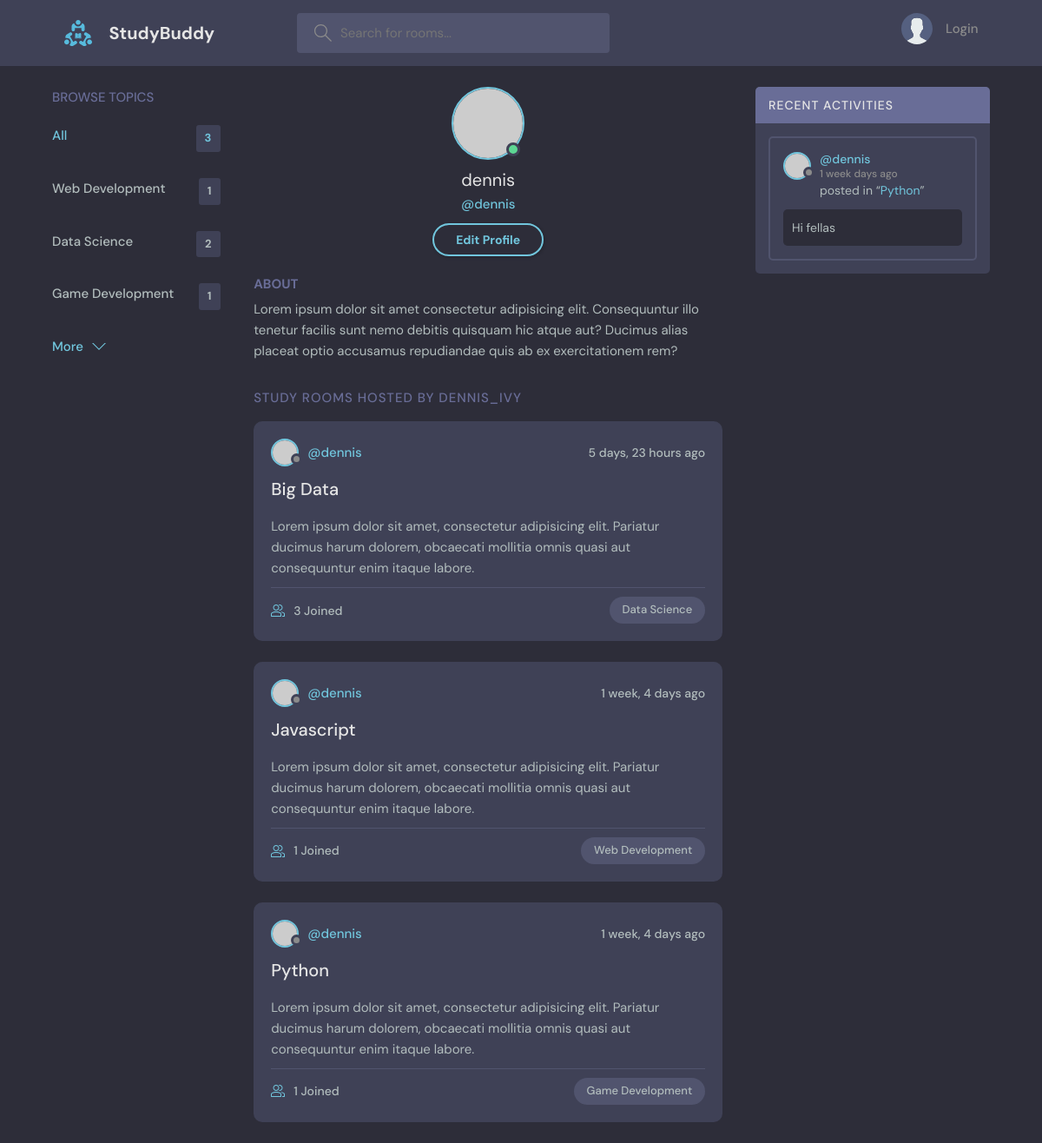
The app's page /profile/2/ with its own data.
### base/models.py (models this page shows, shortened)
class Topic(models.Model):
    name = models.CharField(max_length=200)

class Room(models.Model):
    host = models.ForeignKey(User, on_delete=models.SET_NULL, null=True)
    topic = models.ForeignKey(Topic, on_delete=models.SET_NULL, null=True)
    name = models.CharField(max_length=200)
    description = models.TextField(null=True)
    participants = models.ManyToManyField(User, related_name='participants', blank=True)
    updated = models.DateTimeField(auto_now=True)
    created = models.DateTimeField(auto_now_add=True)
    def __str__(self):
        return self.name
    class Meta:
        ordering = ['-updated', '-created']

class Message(models.Model):
    user = models.ForeignKey(User, on_delete=models.CASCADE)
    room = models.ForeignKey(Room, on_delete=models.CASCADE)
    body = models.TextField()
    updated = models.DateTimeField(auto_now=True)
    created = models.DateTimeField(auto_now_add=True)
    class Meta:
        ordering = ['-updated', '-created']

### base/views.py (the view)
# urls.py: path('profile/<str:pk>/',views.userProfile, name='user-profile'),
def userProfile(request, pk):
    user = User.objects.get(id=pk)
    rooms = user.room_set.all()
    room_messages = user.message_set.all()
    topics = Topic.objects.all()
    context = {'user': user, 'rooms': rooms, 'room_messages': room_messages, 'topics': topics}
    return render(request, 'base/profile.html', context)

### base/templates/base/profile.html
{% extends 'main.html' %}
{% block content %}
  <main class="profile-page layout layout--3">
    <div class="container">
      {% include 'base/topics_component.html' %}
      <div class="roomList">
        <div class="profile">
          <div class="profile__avatar">
            <div class="avatar avatar--large active">
              <img src="https://randomuser.me/api/portraits/men/11.jpg" />
            </div>
          </div>
          <div class="profile__info">
            <h3>{{user.username}}</h3>
            <p>@{{user.username}}</p>
            <a href="edit-user.html" class="btn btn--main btn--pill">Edit Profile</a>
          </div>
          <div class="profile__about">
            <h3>About</h3>
            <p>
              Lorem ipsum dolor sit amet consectetur adipisicing elit. Consequuntur illo tenetur
              facilis sunt nemo debitis quisquam hic atque aut? Ducimus alias placeat optio
              accusamus repudiandae quis ab ex exercitationem rem?
            </p>
          </div>
        </div>
        <div class="roomList__header">
          <div>
            <h2>Study Rooms Hosted by dennis_ivy</a>
            </h2>
          </div>
        </div>
        {% include 'base/feed_component.html' %}
      </div>
      {% include 'base/activity_component.html' %}
    </div>
  </main>
{% endblock content %}

### base/templates/base/topics_component.html
<div class="topics">
    <div class="topics__header">
      <h2>Browse Topics</h2>
    </div>
    <ul class="topics__list">
      <li>
        <a href="{% url 'home' %}" class="active">All <span>{{topics.count}}</span></a>
      </li>
      {% for topic in topics %}
      <li>
        <a href="{%  url 'home' %}?q={{topic.name}}">{{topic.name}} <span>{{topic.room_set.all.count}}</span></a>
      </li>
      {% endfor %}
    </ul>
    <a class="btn btn--link" href="topics.html">
      More
      <svg version="1.1" xmlns="http://www.w3.org/2000/svg" width="32" height="32" viewBox="0 0 32 32">
        <title>chevron-down</title>
        <path d="M16 21l-13-13h-3l16 16 16-16h-3l-13 13z"></path>
      </svg>
    </a>
  </div>

### base/templates/base/feed_component.html (shortened to what this page needs)
{% for room in rooms %}
    <div class="roomListRoom">
        <div class="roomListRoom__header">
            <a href="{% url 'user-profile' room.host.id %}" class="roomListRoom__author">
                <div class="avatar avatar--small">
                <img src="https://randomuser.me/api/portraits/women/11.jpg" />
                </div>
                <span>@{{room.host.username}}</span>
            </a>
            <div class="roomListRoom__actions">
                <span>{{room.created|timesince}} ago</span>
            </div>
        </div>
        <div class="roomListRoom__content">
            <a href ="{% url 'room' room.id %}">{{room.name}}</a>
            <p>
            Lorem ipsum dolor sit amet, consectetur adipisicing elit. Pariatur ducimus harum dolorem, obcaecati
            mollitia omnis quasi aut consequuntur enim itaque labore.
            </p>
        </div>
        <div class="roomListRoom__meta">
        <a href="{% url 'room' room.id %}" class="roomListRoom__joined">
            {{room.participants.all.count}} Joined
        </a>
        <p class="roomListRoom__topic">{{room.topic.name}}</p>
        </div>
    </div>
{% endfor %}

### base/templates/base/activity_component.html (shortened to what this page needs)
<div class="activities">
        <div class="activities__header">
          <h2>Recent Activities</h2>
        </div>
        {% for message in room_messages %}
        <div class="activities__box">
          <div class="activities__boxHeader roomListRoom__header">
            <a href="{% url 'user-profile' message.user.id %}" class="roomListRoom__author">
              <div class="avatar avatar--small">
                <img src="https://randomuser.me/api/portraits/women/11.jpg" />
              </div>
              <p>
                @{{message.user}}
                <span>{{message.created|timesince}} days ago</span>
              </p>
            </a>
          </div>
          <div class="activities__boxContent">
            <p>posted in “<a href="{% url 'room' message.room.id %}">{{message.room}}</a>”</p>
            <div class="activities__boxRoomContent">
              {{message.body}}
            </div>
          </div>
        </div>
        {% endfor %}
      </div>

### records on screen
Topic: name "Web Development", room_set.all.count "1"
Topic: name "Data Science", room_set.all.count "2"
Topic: name "Game Development", room_set.all.count "1"
Room: host.username "dennis", created "5 days, 23 hours", name "Big Data", participants.all.count "3", topic.name "Data Science"
Room: host.username "dennis", created "1 week, 4 days", name "Javascript", participants.all.count "1", topic.name "Web Development"
Room: host.username "dennis", created "1 week, 4 days", name "Python", participants.all.count "1", topic.name "Game Development"
Message: user "dennis", created "1 week", room "Python", body "Hi fellas"

### other values on screen
{{ topics.count }} "3"
{{ user.username }} "dennis"
